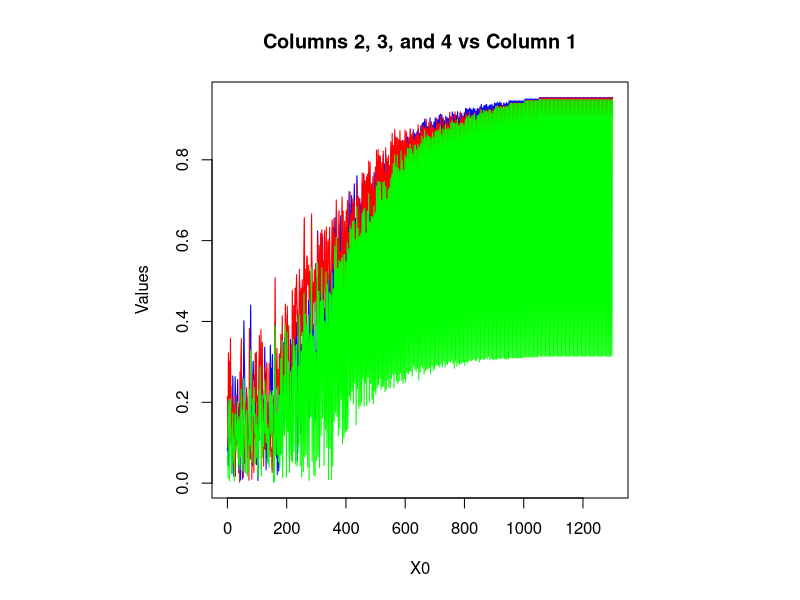

This figure's R source:
# 1. Read the CSV file
# Replace 'your_data.csv' with your actual file name
data <- read.csv("w1.50/p0.50/l0.75/rt.csv", sep = ",")

# 2. Set the aspect ratio to square
# 'pty = "s"' ensures the plotting region is square regardless of device size
par(pty = "s")

# 3. Create the plot
# Plot the first column (x) vs the second column (y)
plot(data[,1], data[,2], 
     type = "l",          # "l" for lines, use "p" for points
     col = "blue", 
     ylim = range(data[,2:4]), # Ensure all data fits on the y-axis
     xlab = colnames(data)[1], 
     ylab = "Values",
     main = "Columns 2, 3, and 4 vs Column 1")

# 4. Add the third and fourth columns as additional lines
lines(data[,1], data[,3], col = "red")
lines(data[,1], data[,4], col = "green")
